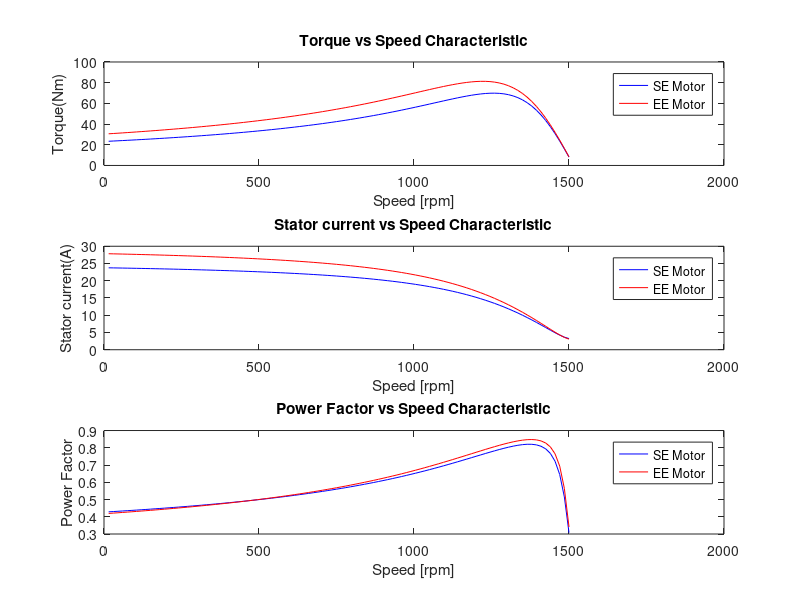
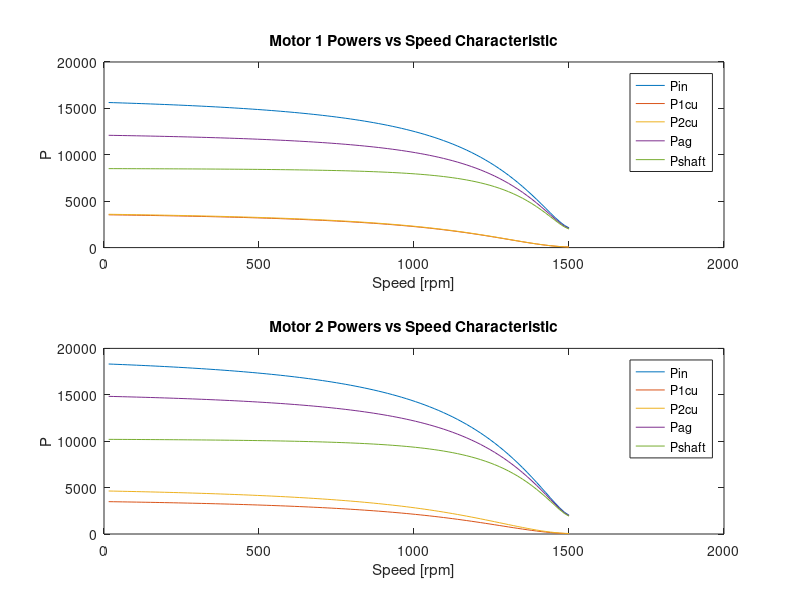
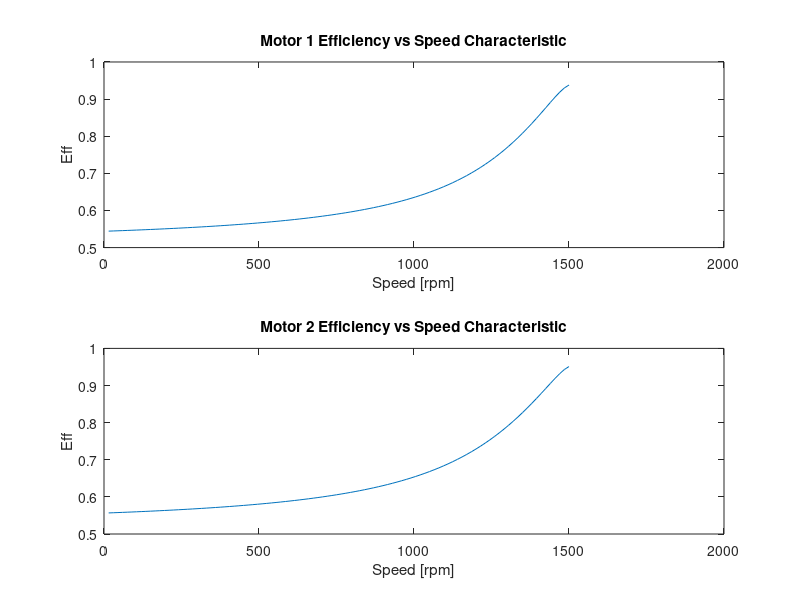
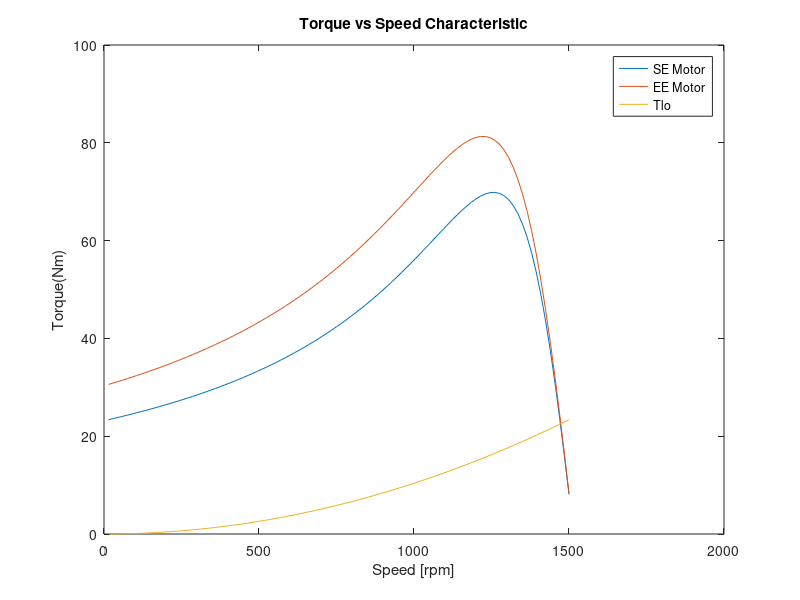

MATLAB code to generate these figures, in order:
clc %Clears the command window
% EEE3091 Project 
% Authors:  Ankush Chohan (CHHANK001)
%           Ashik John (JHNASH009)
% Date of last revision: 30/03/2023

% Section A Q1

% Define variables
R1 = double([2.087, 1.500]);
X1 = double([4.274, 3.642]);
Xm = double([66.560, 72.252]);
X2 = double([4.274, 3.642]);
R2 = double([2.122, 1.994]);
Prot = double([134.669, 88.924]);
Vline = 380;
f = 50;
p = 4;
Vp = double(Vline / sqrt(3));       % Calculates phase voltage


% Calculate Vth
Vth = (Xm ./ sqrt(R1.^2 + (X1+Xm).^2)).*Vp;
disp(['Vth ' num2str(Vth)])


% Calculate Voc
Voc = (complex(0,Xm)./(R1 + complex(0,X1+Xm))).*Vp;
disp(['Voc = ' num2str(Voc)])

% Calculate Isc
Isc = Vp./(R1 + complex(0, X1));
disp(['Isc = ' num2str(Isc)])
  
% Calculate Zth
Zth = Voc ./ Isc;
disp(['Zth = ' num2str(Zth)])

% Separate out Rth and Zth 
Rth = real(Zth);
Xth = imag(Zth);
disp(['Rth = ' num2str(Rth)])
disp(['Xth = ' num2str(Xth)])

% Question 2

% find Ns and ws
Ns = (120*f)/p;                    
ws = Ns*(2*pi/60);          % Ns in rad/s

% Question 2 
% Cerate s matrix
Smin = 1;
Sstep = 1;
Smax = 100;
a = Smin:Sstep:Smax;
s = 0.01*a;
% create Ns matrix
f = flip(s);          
n = s.*Ns;
w = n.*(2*pi/60);
disp(['w = ' num2str(w)])
    
% Calc T
Tm1 = 3*(1/ws).*((Vth(1)^2) ./ ((Rth(1)+R2(1) ./ (f).^2)+((Xth(1) + X2(1)).^2))).*(R2(1)./(f));
Tm2 = 3*(1/ws).*((Vth(2)^2) ./ ((Rth(2)+R2(2) ./ (f).^2)+((Xth(2) + X2(2)).^2))).*(R2(2)./(f));

% Create figure 1 window with subplots
figure(1);
subplot(3,1,1);
% Plot Torque vs speed
plot(n,Tm1, 'b-',n,Tm2,'r-')                   
title('Torque vs Speed Characteristic')
xlabel('Speed [rpm]')
ylabel('Torque(Nm)')
legend('SE Motor', 'EE Motor')

% Question 3 Stator current vs Speed
Z11 = R1(1) + complex(0, X1(1)) + (complex(0,Xm(1)).*((R2(1)./(f))+complex(0,X2(1)))) ./ ((R2(1)./(f)) + complex(0, Xm(1)+X2(1))); %eqn is correct but outputting wrong values
Z12 = R1(2) + complex(0, X1(2)) + (complex(0,Xm(2)).*((R2(2)./(f))+complex(0,X2(2)))) ./ ((R2(2)./(f)) + complex(0, Xm(2)+X2(2)));

    %disp(['Z11 = ' num2str(Z11)])
    %disp(['Z12 = ' num2str(Z12)])
I11 = Vp ./ abs(Z11);           %Current in motor 1
I12 = Vp ./ abs(Z12);           %Current in motor 2

% Plot current vs speed characteristic
subplot(3,1,2)
plot(n,I11, 'b-',n,I12,'r-')
title('Stator current vs Speed Characteristic')
xlabel('Speed [rpm]')
ylabel('Stator current(A)')
legend('SE Motor', 'EE Motor')

% Question 4
theta1 = atan(imag(Z11)./real(Z11));
pf1 = cos(theta1);
theta2 = atan(imag(Z12) ./ real(Z12));
pf2 = cos(theta2);

%plot pf vs speed
subplot(3,1,3)
plot(n,pf1, 'b-',n,pf2,'r-')
title('Power Factor vs Speed Characteristic')
xlabel('Speed [rpm]')
ylabel('Power Factor')
legend('SE Motor', 'EE Motor')

% Question 5 rotational loss excluded
% Motor 1                           % Eqns from slide 21 Week 6
Pin1 = 3*Vp*I11;                    % Input power
P1cu1 = 3*(I11.^2)*R1(1);           % Stator copper loss
P2cu1 = 3*(I11.^2)*R2(1);           % Rotor copper loss
Pag1 = Pin1 - P1cu1;                % Airgap power
Pshaft1 = Pag1 - P2cu1;             % Shaft power
disp(['Pin1 = ' num2str(Pin1)])
disp(['Pshaft1 = ' num2str(Pshaft1)])

% Motor 2
Pin2 = 3*Vp.*I12;                      % Input power
P1cu2 = 3.*(I12.^2)*R1(2);             % Stator copper loss
P2cu2 = 3.*(I12.^2)*R2(2);             % Rotor copper loss
Pag2 = Pin2 - P1cu2;                   % Airgap power
Pshaft2 = Pag2 - P2cu2;                % Shaft power

% Create figure 2 
figure(2);
% Plot for Motor 1
subplot(2,1,1)
plot(n,Pin1,n,P1cu1,n, P2cu1,n, Pag1,n, Pshaft1)
title('Motor 1 Powers vs Speed Characteristic')
xlabel('Speed [rpm]')
ylabel('P')
legend('Pin', 'P1cu', 'P2cu', 'Pag', 'Pshaft')

% Plot for Motor 2
subplot(2,1,2)
plot(n,Pin2,n,P1cu2,n, P2cu2,n, Pag2,n, Pshaft2)
title('Motor 2 Powers vs Speed Characteristic')
xlabel('Speed [rpm]')
ylabel('P')
legend('Pin', 'P1cu', 'P2cu', 'Pag', 'Pshaft')

% Question 6

% Motor 1
n1 = Pshaft1./Pin1;        % Calculate efficiency

% Plot efficiency vs speed for motor 1
% Create figure 3
figure(3)
% Plot efficiency for motor 1
subplot(2,1,1)
plot(n,n1)
title('Motor 1 Efficiency vs Speed Characteristic')
xlabel('Speed [rpm]')
ylabel('Eff')

% Motor 2
n2 = Pshaft2./Pin2;         % Calculate efficiency

% Plot efficiency for motor 2
subplot(2,1,2)
plot(n,n2)
title('Motor 2 Efficiency vs Speed Characteristic')
xlabel('Speed [rpm]')
ylabel('Eff')

% Question 7

k = 946.88 * 10^-6;     % Define constant variable
Tlo = k.*(w.^2);        % Calculate load torque
    %disp(['Tlo = ' num2str(Tlo)])

% Create figure 4
figure(4)

% Plot Torque vs speed with load torque displayed aswell 
plot(n,Tm1,n,Tm2,n, Tlo)                   
title('Torque vs Speed Characteristic')
xlabel('Speed [rpm]')
ylabel('Torque(Nm)')
legend('SE Motor', 'EE Motor','Tlo')



